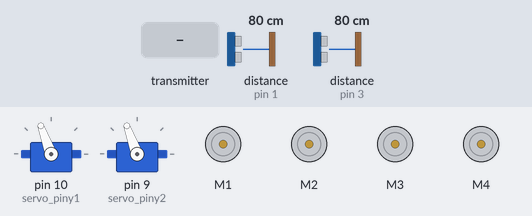
The sketch below on a simulated Arduino Uno, built with avr-gcc and run on an emulated ATmega328P. Parts: 2 × servo, 4 × DC motor (green arrow = forward, orange = backward, longer = faster). Wiring (inferred from the names in the program): 2 × ultrasonic range finder: trigger pin 2, echo pin 1 / trigger pin 4, echo pin 3. The test bench sets the inputs (shaded band); at power-on: distance to the obstacle (sensors on pin 1, pin 3) 80 cm. The echo pulse lasts 58.3 µs per cm; no radio packets arrive unless stated; what the sketch prints to the serial monitor is not drawn.

Above: at 1.2 s.
1.3 s: the transmitter starts sending joystick.0 = 256
At 1.8 s:
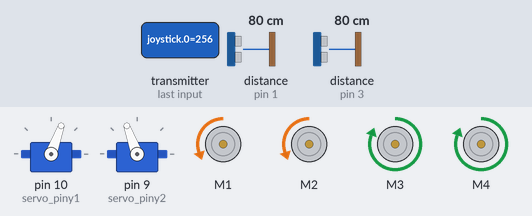
4.3 s: distance to the obstacle (sensor on pin 1) set to 149 cm
At 5.2 s:
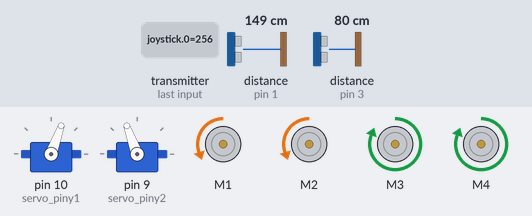
7.3 s: distance to the obstacle (sensor on pin 1) set to 156 cm
At 8.1 s:
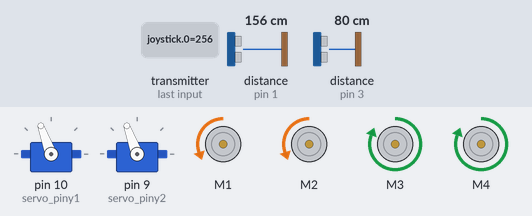
8.8 s: the transmitter starts sending joystick.1 = 512
At 9.9 s:
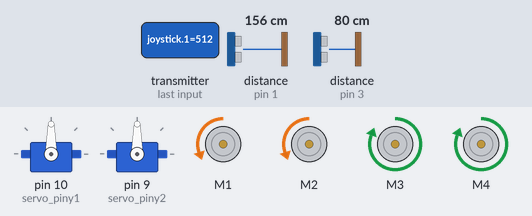
10.3 s: the transmitter starts sending joystick.4 = 256
At 11.4 s:
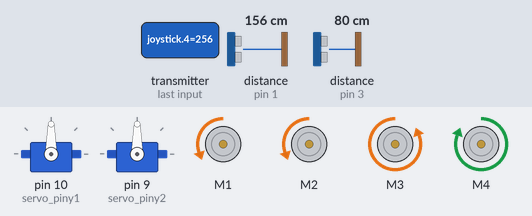
11.8 s: the transmitter starts sending joystick.3 = 256
At 12.5 s:
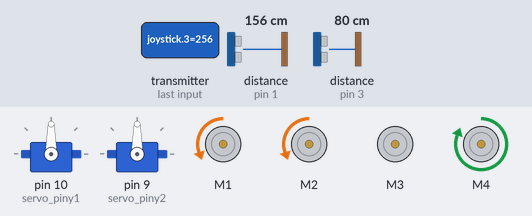
Timing chart, 0 to 14.3 s (numbered marks = the images above; inputs shaded):
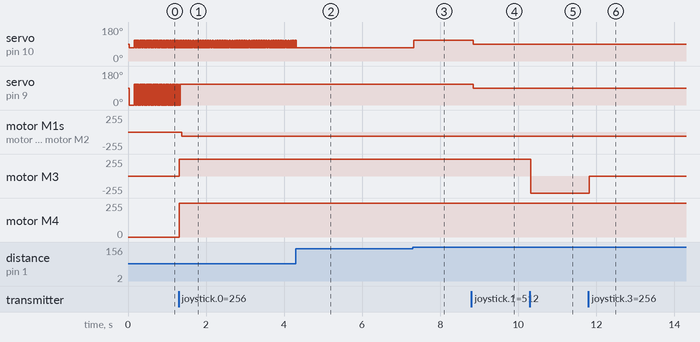

The sketch:

Alici_Uno_Sensor.ino
```cpp
// ALICI PROGRAMI (UNO) :

#include <SPI.h>
#include <RF24.h>
#include <Servo.h>
#include <nRF24L01.h>
#include <AFMotor.h>

RF24 radio(7, 8); // CSN-8, CE-7, SCK-13, MOSI-11, MISO-12 NRF24 pin bağlantıları.
const byte address[6] = "00001";// NRF24 byte adresi.
AF_DCMotor motor1(1, MOTOR12_64KHZ);//Ana motor çıkışı. (M1)
AF_DCMotor motor2(2, MOTOR12_64KHZ);//Ana motor çıkışı. (M2)
AF_DCMotor puruva(3, MOTOR12_64KHZ);//Puruva pervane çıkışı. (M3)
AF_DCMotor kornaM(4, MOTOR12_64KHZ);//Korna çıkışı :) (M4)
Servo servoy1;// Dümen servosu(Pin10)
Servo servoy2;// Dümen servosu(Pin9)

int x_pos;//Motor devir bilgisi.
int y_pos;//Dümen bilgisi.
bool buton;// Motor devir kilit.
bool puruva_sag;// Puruva motor sağa dönüş.
bool puruva_sol;// Puruva motor sola dönüş.
bool korna;// Korna.
bool isik;// Işık.
int servo_piny1 = 10;// Dümen servo açısı(Pin 9/10).
int servo_piny2 = 9;// Dümen servo açısı(Pin 9/10).
int gaz=0;
int kornaPin = 5;// Işık çıkış pini.
int isikPin = 6;// Korna çıkış pini.
int joystick[7];// 7 kanallı joystik bilgisi değişkeni.
int SagtrigPin = 4; /* Sensorun Sagtrig pini Arduinonun 14 numaralı ayağına bağlandı */
int SagechoPin = 3;  /* Sensorun Sagecho pini Arduinonun 15 numaralı ayağına bağlandı */
int SoltrigPin = 2; /* Sensorun Soltrig pini Arduinonun 16 numaralı ayağına bağlandı */
int SolechoPin = 1;  /* Sensorun Solecho pini Arduinonun 17 numaralı ayağına bağlandı */
long Sagsure;
long Saguzaklik;
long Solsure;
long Soluzaklik;

void setup() {
  Serial.begin(9600);
  radio.begin();
  servoy1.attach (servo_piny1 ) ;
  servoy2.attach (servo_piny2 ) ;
  radio.openReadingPipe(1, address);
  radio.setPALevel(RF24_PA_MIN);
  radio.startListening();// Alıcı dinlemeye geçiyor.
  pinMode(SagtrigPin, OUTPUT); /* Sagtrig pini çıkış olarak ayarlandı */
  pinMode(SagechoPin,INPUT); /* Sagecho pini giriş olarak ayarlandı */
  pinMode(SoltrigPin, OUTPUT); /* Soltrig pini çıkış olarak ayarlandı */
  pinMode(SolechoPin,INPUT); /* Solecho pini giriş olarak ayarlandı */
}

void loop() {
  //----KUMANDA PROGRAMI----
  Serial.println();
  Serial.println("KUMANDA PROGRAMI");

  if (radio.available()) {// Vericiden sinyal alıyosa.
    radio.read(joystick, sizeof(joystick));// Vericiden gelen bilgileri kayıt edıyor.
    x_pos = joystick[0];
    y_pos = joystick[1];
    buton = joystick[2];
    puruva_sag = joystick[3];
    puruva_sol = joystick[4];
    korna = joystick[5];
    isik = joystick[6];

    y_pos = map(y_pos, 0, 1023, 110, 70);// Haritalandırma (y_pos) Dümen bilgisi.
    x_pos = map(x_pos, 0, 1023, 0, 255);// Haritalandırma (x_pos) Ana motor devir bilgisi.
    motor1.setSpeed(gaz);// Ana Motor devri (gaz) degerine göre değişiyor.
    motor1.run(FORWARD);// Ana motorlar ileri yönde çalışıyor.
    motor2.setSpeed(gaz);// Ana Motor devri (gaz) degerine göre değişiyor.
    motor2.run(FORWARD);// Ana motorlar ileri yönde çalışıyor.
    if (isik==0){// Ana motorlar geri yönde çalışır.
      motor1.run(BACKWARD);// Ana motorlar ileri yönde çalışıyor.
      motor2.run(BACKWARD);// Ana motorlar ileri yönde çalışıyor.
    }


   // ANA MOTOR DEVİR:
    if (buton == 0) { // Ana motor devir ayarı.
    gaz = x_pos;
    }

    // PURUVA PERVANESİ KUMANDA:
    if (puruva_sol == LOW) { // Puruva pervanesi sağa dönüş için doğru yönde çalışıyor.
      puruva.run (FORWARD);
      puruva.setSpeed (255);
      delay(1);
    }
    else if (puruva_sag == LOW) { // Puruva pervanesi sola dönüş için ters yönde çalışıyor.
      puruva.run (BACKWARD);
      puruva.setSpeed (255);
      delay(1);
    }
    else if (y_pos <= 30) { //  Dümen açısı 30 dereceden küçük ise puruva pervanesi doğru yönde dönüyor.
      puruva.run (FORWARD);
      puruva.setSpeed (255);
      delay(1);
    }
    else if (y_pos >= 150) { // Dümen açısı 150 dereceden büyük ise puruva prvanesi ters yönde dönüyor.
      puruva.run (BACKWARD);
      puruva.setSpeed (255);
      delay(1);
    }
    else {
      puruva.setSpeed (0);
    }

    // KORNA ve IŞIK
    if (korna == LOW) {
      kornaM.run (FORWARD);// 3 Numaralı motor sürücüsü üzerinden KORNA bağlı.
      kornaM.setSpeed (255);
    }
    else {
      kornaM.setSpeed (0);
    }
    digitalWrite (isikPin, not isik); // 24 Numaralı pin üzerinden IŞIK kumandası gidiyor.

    // KONTROL
    //Serial.print("x_pos: ");
    //Serial.println(x_pos);
    //Serial.print("y_pos: ");
    //Serial.println(y_pos);
    //Serial.print("GAZ: ");
    //Serial.println(gaz);
    //Serial.print("buton: ");
    //Serial.println(buton);
    //Serial.print("puruva_sag: ");
    //Serial.println(puruva_sag);
    //Serial.print("puruva_sol: ");
    //Serial.println(puruva_sol);
    //Serial.print("korna: ");
    //Serial.println(korna);
    //Serial.print("ısık: ");
    //Serial.println(isik);
  }
  //Sağ sensör mesafe ölçümü
  digitalWrite(SagtrigPin, LOW); /* sensör pasif hale getirildi */
  delayMicroseconds(5);
  digitalWrite(SagtrigPin, HIGH); /* Sensore ses dalgasının üretmesi için emir verildi */
  delayMicroseconds(10);
  digitalWrite(SagtrigPin, LOW);  /* Yeni dalgaların üretilmemesi için trig pini LOW konumuna getirildi */
  Sagsure = pulseIn(SagechoPin, HIGH); /* ses dalgasının geri dönmesi için geçen sure ölçülüyor */
  Saguzaklik= Sagsure /29.1/2; /* ölçülen sure uzaklığa çevriliyor */
  //Sol sensör mesafe ölçümü
  digitalWrite(SoltrigPin, LOW); /* sensör pasif hale getirildi */
  delayMicroseconds(5);
  digitalWrite(SoltrigPin, HIGH); /* Sensore ses dalgasının üretmesi için emir verildi */
  delayMicroseconds(10);
  digitalWrite(SoltrigPin, LOW);  /* Yeni dalgaların üretilmemesi için trig pini LOW konumuna getirildi */
  Solsure = pulseIn(SolechoPin, HIGH); /* ses dalgasının geri dönmesi için geçen sure ölçülüyor */
  Soluzaklik= Solsure /29.1/2; /* ölçülen sure uzaklığa çevriliyor */

        if (Saguzaklik <=150) { // Saguzaklık 150cm eşit veya küçük ise.
      servoy1.write (110);
      servoy2.write (110);
      delay(1);
    }
    else { // Saguzaklık 150cm den büyük ise.
      servoy1.write (y_pos);// 1 Numaralı servo (Pin 10)üzerinden dümen açısı bilgisi(y_pos) gidiyor.
      servoy2.write (y_pos);// 2 Numaralı servo (Pin 9)üzerinden dümen açısı bilgisi(y_pos) gidiyor.
    }
     if (Soluzaklik <=150) { // Soluzaklık 150cm eşit veya küçük ise.
      servoy1.write (70);
      servoy2.write (70);
      delay(1);
    }
    else // Soluzaklık 150cm den büyük ise.
      servoy1.write (y_pos);// 1 Numaralı servo (Pin 10)üzerinden dümen açısı bilgisi(y_pos) gidiyor.
      servoy2.write (y_pos);// 2 Numaralı servo (Pin 9)üzerinden dümen açısı bilgisi(y_pos) gidiyor.
}
```

Measured:
- the behaviour switches between 151 and 152 cm on distance to the obstacle (sensor on pin 1) (found by bisection; images 2 and 3)
- after the input at 1.3 s, servo on pin 10 (servo_piny1): alternates 110° for 0.01 s and 70° for 0.01 s, starting after 0.11 s; servo on pin 9 (servo_piny2): goes on until 1.3 s, then stays 110°; motor M1, motor M2: stopped → backward 63/255 after 0.08 s; motor M3, motor M4: stopped → forward 255/255 at once
- after the input at 4.3 s, servo on pin 10 (servo_piny1): goes on until 4.3 s, then stays 70°
- after the input at 7.3 s, servo on pin 10 (servo_piny1): 70° → 110° after 0.02 s instead of 1.5 s
- after the input at 8.8 s, servo on pin 10 (servo_piny1), servo on pin 9 (servo_piny2): 110° → 90° at once
- after the input at 10.3 s, motor M3: forward 255/255 → backward 255/255 at once
- after the input at 11.8 s, motor M3: backward 255/255 → stopped at once
- by itself, servo on pin 10 (servo_piny1): repeats every 0.02 s: 110° 0.01 s, 70° 0.01 s
